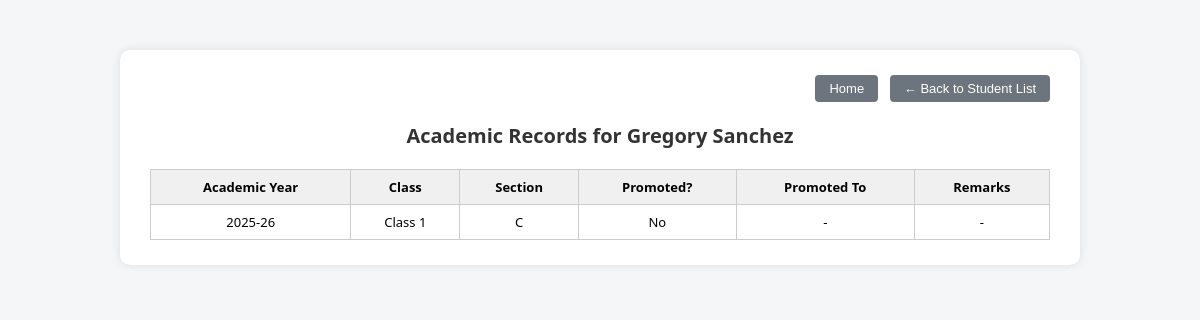
The page /admission/student/30/records/ (signed in) on the database its author committed.
### admission/models.py (models this page shows, shortened)
class StudentAdmission(models.Model):
    admission_no = models.CharField(max_length=20, unique=True)
    ssr_no = models.CharField(max_length=20, blank=True, null=True)
    full_name = models.CharField(max_length=255)
    gender = models.CharField(max_length=1, choices=GENDER_CHOICES)
    date_of_birth = models.DateField()
    admission_date = models.DateField(default=timezone.now)
    father_name = models.CharField(max_length=255, blank=True, default='', null=True)
    mother_name = models.CharField(max_length=255, blank=True, default='', null=True)
    father_profession = models.CharField(max_length=255, blank=True, default='', null=True)
    category = models.CharField(max_length=10, choices=CATEGORY_CHOICES, default='GEN')
    religion = models.CharField(max_length=50, choices=RELIGION_CHOICES, default='Hindu')
    aadhar_no = models.CharField(max_length=20, blank=True, null=True)
    apaar_id = models.CharField(max_length=20, blank=True, null=True)
    mobile_no = models.CharField(max_length=15, blank=True, null=True)
    whatsapp_no = models.CharField(max_length=15, blank=True, null=True)
    photo = models.ImageField(upload_to='student_photos/', blank=True, null=True)
    address = models.TextField(blank=True, default='', null=True)
    email = models.EmailField(blank=True, null=True)
    is_active = models.BooleanField(default=True)
    school = models.ForeignKey(School, on_delete=models.CASCADE)

class StudentAcademicRecord(models.Model):
    student = models.ForeignKey(StudentAdmission, on_delete=models.CASCADE, related_name='academic_records')
    academic_year = models.ForeignKey(AcademicYear, on_delete=models.CASCADE)
    class_enrolled = models.ForeignKey(Class, on_delete=models.CASCADE)
    section = models.CharField(max_length=5, blank=True, null=True)
    is_promoted = models.BooleanField(default=False)
    promoted_to = models.ForeignKey(Class, on_delete=models.SET_NULL, null=True, blank=True, related_name='promoted_students')
    remarks = models.TextField(blank=True)
    school = models.ForeignKey(School, on_delete=models.CASCADE)

class AcademicYear(models.Model):
    name = models.CharField(max_length=10)  # e.g., "2024-25"
    start_date = models.DateField()
    end_date = models.DateField()
    is_current = models.BooleanField(default=False)
    school = models.ForeignKey(School, on_delete=models.CASCADE)

class Class(models.Model):
    name = models.CharField(max_length=50)  # e.g., "Class 10", "12 Arts"
    stream = models.CharField(max_length=50, blank=True, null=True)
    is_active = models.BooleanField(default=True)
    school = models.ForeignKey(School, on_delete=models.CASCADE)

### admission/views.py (the view)
# urls.py: path('student/<int:student_id>/records/', views.view_academic_records, name='view_academic_records'),
@login_required
def view_academic_records(request, student_id):
    student = get_object_or_404(StudentAdmission, id=student_id)
    records = student.academic_records.select_related('academic_year', 'class_enrolled', 'promoted_to')
    return render(request, 'admission/view_academic_records.html', {
        'student': student,
        'records': records
    })

### admission/templates/admission/view_academic_records.html (shortened to what this page needs)
<!DOCTYPE html>
<html lang="en">
<head>
</head>
<body>
<div class="container">
    <div class="top-buttons">
        <a href="{% url 'home' %}"><button>Home</button></a>
        {% if request.GET %}
            <a href="{% url 'student_list' %}?{{ request.GET.urlencode }}"><button>← Back to Student List</button></a>
        {% else %}
            <a href="{% url 'student_list' %}"><button>← Back to Student List</button></a>
        {% endif %}
    </div>
    <h2>Academic Records for {{ student.full_name }}</h2>
    <table>
        <thead>
            <tr>
                <th>Academic Year</th>
                <th>Class</th>
                <th>Section</th>
                <th>Promoted?</th>
                <th>Promoted To</th>
                <th>Remarks</th>
            </tr>
        </thead>
        <tbody>
            {% for record in records %}
            <tr>
                <td>{{ record.academic_year.name }}</td>
                <td>{{ record.class_enrolled.name }}</td>
                <td>{{ record.section|default:"-" }}</td>
                <td>{{ record.is_promoted|yesno:"Yes,No" }}</td>
                <td>{% if record.promoted_to %}{{ record.promoted_to.name }}{% else %}-{% endif %}</td>
                <td>{{ record.remarks|default:"-" }}</td>
            </tr>
            {% empty %}
            <tr>
                <td colspan="6" class="no-records">No academic records found.</td>
            </tr>
            {% endfor %}
        </tbody>
    </table>
</div>
</body>
</html>

### admission/templates/admission/view_academic_records.html (style rules this page uses)
body { font-family: 'Segoe UI', sans-serif; background-color: #f4f6f8; margin: 0; padding: 20px; font-size: 14px; }
.container { max-width: 900px; margin: 30px auto; background-color: #fff; padding: 25px 30px; border-radius: 10px; box-shadow: 0 0 10px rgba(0, 0, 0, 0.1); }
.top-buttons { margin-bottom: 20px; text-align: right; }
.top-buttons a button { background-color: #6c757d; color: white; border: none; padding: 6px 14px; margin-left: 8px; border-radius: 4px; cursor: pointer; font-size: 13px; }
h2 { text-align: center; font-size: 20px; color: #333; margin-bottom: 20px; }
table { width: 100%; border-collapse: collapse; font-size: 13px; }
th, td { border: 1px solid #ccc; padding: 8px 10px; text-align: center; }
th { background-color: #f0f0f0; }

### rows shown on the page
StudentAdmission: full_name "Gregory Sanchez"
StudentAcademicRecord: academic_year.name "2025-26", class_enrolled.name "Class 1", section "C", is_promoted "No", remarks "-"
